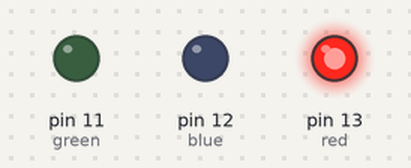
A sketch run on a simulated Arduino Uno, built with avr-gcc and run on an emulated ATmega328P. Shown: output pins drawn as LEDs (lit = HIGH).

Above: at 0.05 s.
At 0.75 s:
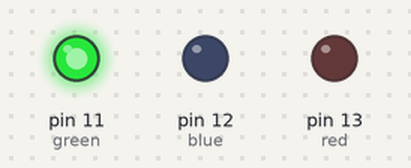
At 1.5 s:
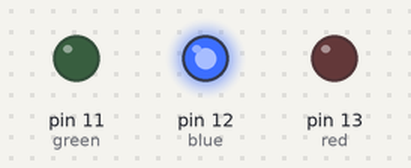
At 2.25 s:
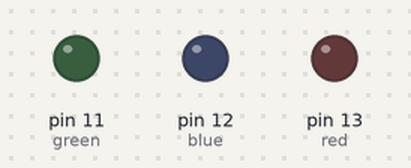
Timing chart, 0 to 3.0 s (numbered marks = the images above):
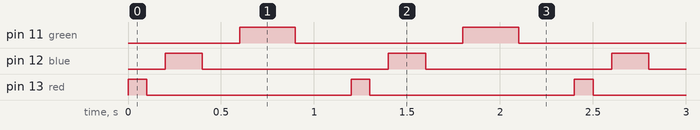

The sketch:

ledsimple1.ino
```cpp
const int red=13;
const int blue=12;
const int green=11;
void setup() {
  // put your setup code here, to run once:
  pinMode(red, OUTPUT); //definir le port 13 comme sortie
  pinMode(blue, OUTPUT);
  pinMode(green, OUTPUT);
}

void loop() {
  // put your main code here, to run repeatedly:
   // red
  digitalWrite(red, HIGH); //envoie du courant dans le port 13
  delay(100); //delai de 1s
  digitalWrite(red, LOW);
  delay(100);
   // blue
   digitalWrite(blue, HIGH); //envoie du courant dans le port 13
  delay(200); //delai de 1s
  digitalWrite(blue, LOW);
  delay(200);

   digitalWrite(green, HIGH); //envoie du courant dans le port 13
  delay(300); //delai de 1s
  digitalWrite(green, LOW);
  delay(300);

}
```

Measured:
- by itself, pin 11 (green): alternates HIGH for 0.30 s and LOW for 0.90 s
- by itself, pin 12 (blue): alternates HIGH for 0.20 s and LOW for 1.0 s
- by itself, pin 13 (red): alternates HIGH for 0.10 s and LOW for 1.1 s
